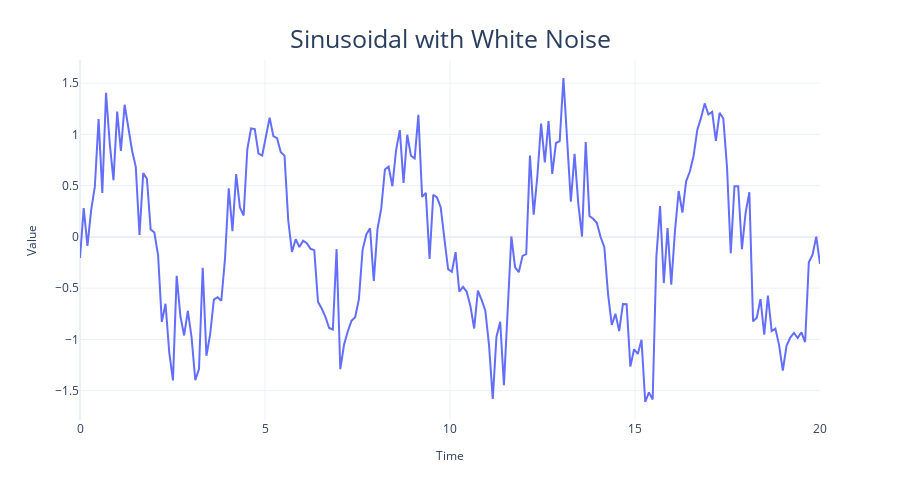

Here is the notebook cell this chart was saved with:
### Markdown cell above
-----

# Change in mean over time
This is the most popular way a non-stationary time series presents itself. If there is an upward/downward
trend in the time series, the mean across two windows of time would not be the same.
Another way non-stationarity manifests itself is in the form of seasonality. Suppose we are looking
at the time series of average temperature measurements in a month for the last 5 years. From our
experience, we know that temperature peaks during summer and falls in winter. So, when we take the
mean temperature of winter and mean temperature of summer, they will be different.
Let's generate a time series with trend and seasonality and see how it manifests, as follows:

### Code cell
import timesynth as ts
# Sinusoidal Signal with Amplitude=1 & Frequency=0.25
signal=ts.signals.Sinusoidal(amplitude=1, frequency=0.25)
# White Noise with standard deviation = 0.3
noise=ts.noise.GaussianNoise(std=0.3)
# Generate the time series
sinusoidal_samples, regular_time_samples, _, _ = generate_timeseries(signal=signal, noise=noise)
# Regular_time_samples is a linear increasing time axis and can be used as a trend
plot_time_series(regular_time_samples,sinusoidal_samples,"Sinusoidal with White Noise")

### Figure 1 — Plotly figure (JSON) as saved in the notebook; plotly's stock layout.template omitted (floating-point values rounded to 4 significant figures; data arrays with more than 128 entries replaced by an {"elided": "..."} marker saying what was removed)
{"data": [{"hovertemplate": "Time=%{x}<br>Value=%{y}<extra></extra>", "legendgroup": "", "line": {"color": "#636efa", "dash": "solid"}, "marker": {"symbol": "circle"}, "mode": "lines", "name": "", "orientation": "v", "showlegend": false, "type": "scatter", "x": {"elided": "200 float values"}, "xaxis": "x", "y": {"elided": "200 float values"}, "yaxis": "y"}], "layout": {"autosize": false, "height": 500, "legend": {"tracegroupgap": 0}, "margin": {"t": 60}, "title": {"font": {"size": 25}, "text": "Sinusoidal with White Noise", "x": 0.5, "xanchor": "center", "yanchor": "top"}, "width": 900, "xaxis": {"anchor": "y", "domain": [0, 1], "title": {"font": {"size": 12}, "text": "Time"}}, "yaxis": {"anchor": "x", "domain": [0, 1], "title": {"font": {"size": 12}, "text": "Value"}}}}
